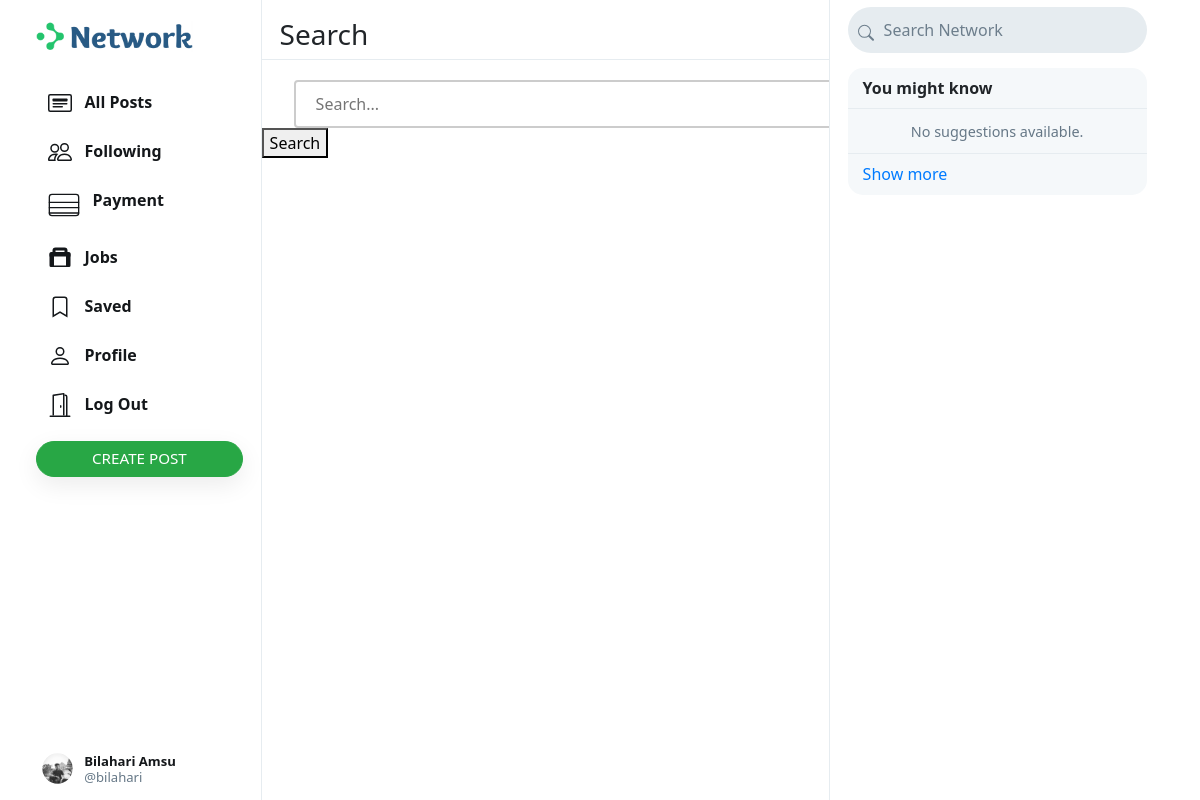
/n/search (signed in), run on the app's committed database.
### network/models.py (models this page shows, shortened)
class User(AbstractUser):
    profile_pic = models.ImageField(upload_to='profile_pic/')
    bio = models.TextField(max_length=160, blank=True, null=True)
    cover = models.ImageField(upload_to='covers/', blank=True)

### network/views.py (the view)
# urls.py: path("n/search", views.search, name="search"),
@never_cache
@login_required(login_url="/")
def search(request):
    return render(request, 'network/user_search.html', {
        "page": "search",
    })

### network/templates/network/user_search.html (shortened to what this page needs)
{% extends "network/layout.html" %}
{% load static %}
{% block body %}
    <div class="main-div">
        <div class="left-div">
            <nav class="head heading">
                {% if page == 'all_posts' %}
                    <h3>All Posts</h3>
                {% elif page == 'following' %}
                    <h3>Following</h3>
                {% elif page == 'search' %}
                    <h3>Search</h3>
                {% elif page == 'saved' %}
                    <h3>Saved</h3>
                {% elif page == 'profile' %}
                    <h3>Profile</h3>
                {% else %}
                    <h3>Explore</h3>
                {% endif %}
            </nav>
            <div class="left-div-content">
                <div class="posts-view">
                    <div class="main-div-content">
                        <form method="get" action="{% url 'search' %}">
                            <input type="text" id="search-bar" name="query" placeholder="Search..."/>
                            <button type="submit">Search</button>
                        </form>
                    </div>
                </div>
            </div>
        </div>
    </div>
{% endblock %}

### network/templates/network/layout.html (shortened to what this page needs)
{% load static %}
<!DOCTYPE html>
<html lang="en">
    <head>
        <link rel="stylesheet" href="https://cdn.jsdelivr.net/npm/bootstrap@5.1.3/dist/css/bootstrap.min.css">
        <link rel="stylesheet" href="https://cdn.jsdelivr.net/npm/bootstrap@4.0.0/dist/css/bootstrap.min.css">
        <link href="https://cdnjs.cloudflare.com/ajax/libs/mdb-ui-kit/6.2.0/mdb.min.css" rel="stylesheet" />
        <link rel="stylesheet" href="https://stackpath.bootstrapcdn.com/bootstrap/4.4.1/css/bootstrap.min.css">
        <link href="{% static 'network/styles.css' %}" rel="stylesheet">
    </head>
    <body>
        <div class="body" data-page="{{page}}">
            <div class="sidenav">
                <a href="{% url 'index' %}" class="navbar-brand">
                    <img src="{% static 'network/Images/logo.png' %}" height="31px">
                </a>
                <div style="height: 100%;">
                    <div>
                        <div>
                            <ul>
                                <li class="nav-item" id="all_posts">
                                <a href="{% url 'index' %}" class="nav-link">
                                    <div>
                                        &nbsp;&nbsp;All Posts
                                    </div>
                                </a>
                                </li>
                                {% if user.is_authenticated %}
                                    <li class="nav-item" id="following">
                                        <a href="{% url 'following' %}" class="nav-link">
                                            <div>
                                                &nbsp;&nbsp;Following
                                            </div>
                                        </a>
                                    </li>
                                    {% if not user.is_staff %}
                                    <li class="nav-item" id="payment">
                                        <a href="{% url 'payment' %}" class="nav-link">
                                            <div>
                                                &nbsp;&nbsp;Payment
                                            </div>
                                        </a>
                                    </li>
                                    {% endif %}
                                    {% if user.is_staff %}
                                    <li class="nav-item" id="postjobs">
                                        <a href="{% url 'postjobs' %}" class="nav-link">
                                            <div>
                                                <svg xmlns="http://www.w3.org/2000/svg" width="1.5em" height="1.5em" viewBox="0 0 16 16" class="bi bi-suitcase" fill="currentColor">
                                                  <path d="M14 4h-1V3a2 2 0 0 0-2-2H5a2 2 0 0 0-2 2v1H2a1 1 0 0 0-1 1v8a1 1 0 0 0 1 1h12a1 1 0 0 0 1-1V5a1 1 0 0 0-1-1zM5 3h6v1H5V3zm7 10H4V6h8v7z"/>
                                                  <path fill-rule="evenodd" d="M2 5a1 1 0 0 0 1-1V3h10v1a1 1 0 0 0 1 1h1v2H1V5h1zm11-1V3H3v1h10z"/>
                                                </svg>
                                                &nbsp;&nbsp;Post Jobs
                                            </div>
                                        </a>
                                    </li>
                                    {% else %}
                                    <li class="nav-item" id="userjobs">
                                        <a href="{% url 'userjobs' %}" class="nav-link">
                                            <div>
                                                &nbsp;&nbsp;Jobs
                                            </div>
                                        </a>
                                    </li>
                                    {% endif %}
                                    <li class="nav-item" id="saved">
                                        <a href="{% url 'saved' %}" class="nav-link">
                                            <div>
                                                <svg width="1.5em" height="1.5em" viewBox="0 0 16 16" class="bi bi-bookmark" fill="currentColor" xmlns="http://www.w3.org/2000/svg">
                                                    <path fill-rule="evenodd" d="M8 12l5 3V3a2 2 0 0 0-2-2H5a2 2 0 0 0-2 2v12l5-3zm-4 1.234l4-2.4 4 2.4V3a1 1 0 0 0-1-1H5a1 1 0 0 0-1 1v10.234z"/>
                                                  </svg>
                                                &nbsp;&nbsp;Saved
                                            </div>
                                        </a>
                                    </li>
                                    <li class="nav-item" id="profile">
                                        <a href="{% url 'profile' user.username %}" class="nav-link">
                                            <div>
                                                &nbsp;&nbsp;Profile
                                            </div>
                                        </a>
                                    </li>
                                    <li class="nav-item" id="logout">
                                        <a href="{% url 'logout' %}" class="nav-link">
                                            <div>
                                                &nbsp;&nbsp;Log Out
                                            </div>
                                        </a>
                                    </li>
                                {% endif %}
                            </ul>
                        </div>
                        {% if user.is_authenticated %}
                            <button id="popup-btn" class="btn btn-success new-post-btn" onclick="createpost()">Create Post</button>
                        {% endif %}
                    </div>
                    <div style="position: absolute; bottom: 10px;">
                        {% if user.is_authenticated %}
                            <li class="nav-item sidenav-user">
                                <a href="{% url 'profile' user.username %}" class="nav-link">
                                    <div class="user_account">
                                        <div class="small-profilepic" style="float: left; background-image: url(/media/{{user.profile_pic}})"></div>
                                        <div style="height: 2.7vw; margin: auto;">
                                            <div style="margin-top: 4px;"><strong>{{user.first_name}} {{user.last_name}}</strong></div>
                                            <div class="grey" style="margin-top: 4px;">@{{ user.username }}</div>
                                        </div>
                                    </div>
                                </a>
                            </li>
                        {% endif %}
                    </div>
                </div>
            </div>
            {% block body %}
            {% endblock %}
            <div class="right-div">
                <nav class="head">
                    <form action="#">
                        <div class="search-div">
                            <div class="search-icon">
                            </div>
                            <input type="text" name="query" id="search-box" placeholder="Search Network">
                        </div>
                    </form>
                </nav>
                <div class='right-div-content'>
                    <div class="space" style="background-color: white;"></div>
                    {% if user.is_authenticated %}
                        <div class="suggestion-box">
                            <div class="suggestion-header">
                                You might know
                            </div>
                            {% for suggestion in suggestions %}
                                <div class="suggestion-user">
                                    <div>
                                        <a href="{% url 'profile' suggestion.username %}">
                                            <div class="small-profilepic" style="background-image: url(/media/{{suggestion.profile_pic}})"></div>
                                        </a>
                                    </div>
                                    <div class="user-details">
                                        <a href="{% url 'profile' suggestion.username %}">
                                            <div id="user-name">
                                                <strong>
                                                    {{suggestion.first_name}} {{suggestion.last_name}}
                                                </strong>
                                            </div>
                                            <div class="grey">@{{suggestion.username}}</div>
                                        </a>
                                    </div>
                                    <div>
                                        <button class="btn btn-outline-success" type="button" onclick="follow_user(this,'{{suggestion.username}}','suggestion')">Follow</button>
                                    </div>
                                </div>
                            {% empty %}
                                    <div style="text-align: center; border-bottom: .5px solid #e6ecf0; padding: 10px 15px;">
                                        <span class="grey" style="font-size: .9em;">No suggestions available.</span>
                                    </div>
                            {% endfor %}
                            <div class="suggestion-footer">
                                <a href="#">Show more</a>
                            </div>
                        </div>
                    {% endif %}
                </div>
            </div>
        </div>
    </body>
</html>

### network/static/network/styles.css (style rules this page uses)
.body { display: flex; min-height: 100%; font-family: system-ui, sans-serif; }
.btn { border-radius: 20px; padding: 0.32rem 1rem 0.375rem 1rem; }
.btn, .btn:focus, .btn:active { box-shadow: none !important; -webkit-box-shadow: none !important; }
.grey { color: #657786; }
svg { vertical-align: text-top; }
.search-icon { margin-top: 7px; }
.sidenav { height: 100%; width: 21.8%; position: fixed; top: 0; left: 0; padding: 15px; list-style: none; border-right: .5px solid #e6ecf0; z-index: 100; padding-left: 3%; background-color: white; }
.sidenav ul { list-style: none; padding-left: 0px; margin-top: 3vh; }
.sidenav li { margin-top: 7px; }
.sidenav .nav-link { color: #14171a; line-height: .7em; font-weight: 700; padding: 0px; }
.sidenav .nav-link > div { padding: 10px 20px 8px 12px; border-radius: 25px; line-height: 0.9em; width: max-content; }
.new-post-btn { padding-left: 55px !important; padding-right: 55px !important; font-size: .95em; font-weight: 530; box-shadow: rgba(0, 0, 0, 0.08) 0px 8px 24px !important; }
.user_account { display: flex; font-size: .82rem; font-weight: normal; padding-top: 3px !important; padding-bottom: 3px !important; padding-left: 3px !important; }
.user_account .small-profilepic { transform: scale(.82); margin-left: auto; margin-top: auto; }
.main-div { position: relative; width: 47.25%; min-height: 100vh; left: 21.8%; }
.left-div { position: relative; }
.head { height: 7.5vh; }
.heading { position: fixed; width: 47.255%; top: 0px; padding: 18px; border-bottom: .5px solid #e6ecf0; line-height: .7em; font-weight: 800; background-color: #fff; z-index: 1000; }
.left-div-content { margin-top: 7.5vh; }
.small-profilepic { width: 3.1vw; height: 3.1vw; border-radius: 9999px; overflow: hidden; margin-right: 8px; background-size: cover; background-repeat: no-repeat; background-position: center; box-sizing: content-box; }
.space { height: 8px; background-color: #e6ecf0; }
.right-div { width: 28%; height: 100vh; position: fixed; right: 2.95%; border-left: .5px solid #e6ecf0; background-color: white; }
.right-div .head { padding: .9vh 1.5vw; }
.right-div .search-div { margin-left: auto; margin-right: auto; display: flex; border-radius: 25px; background-color: #e6ecf0; padding-left: 10px; padding-right: 10px; vertical-align: middle; }
#search-box { height: 5.7vh; border: none; background: none; outline: none; width: 100%; margin-left: 8px; }
#search-box::placeholder { color: #6d7e8c; }
.right-div-content { height: 92.5vh; overflow: auto; padding-left: 1.5vw; padding-right: 1.5vw; }
.suggestion-box, .guest-box { border-radius: 15px; overflow: hidden; background-color: #f5f8fa; }
.suggestion-header { padding: 13px 15px; line-height: .9em; font-weight: 800; border-bottom: .5px solid #e6ecf0; }
.suggestion-footer { padding: 13px 15px; line-height: .9em; }
.suggestion-footer a { text-decoration: none; }

### network/templates/network/user_search.html (style rules this page uses)
#search-bar { border: 2px solid #ccc; border-radius: 4px; font-size: 16px; padding: 10px 20px; width: 840px; margin-top: 20px; margin-left: 32px; }

### data on the page
User: profile_pic (picture), first_name "Bilahari", last_name "Amsu", username "bilahari"
